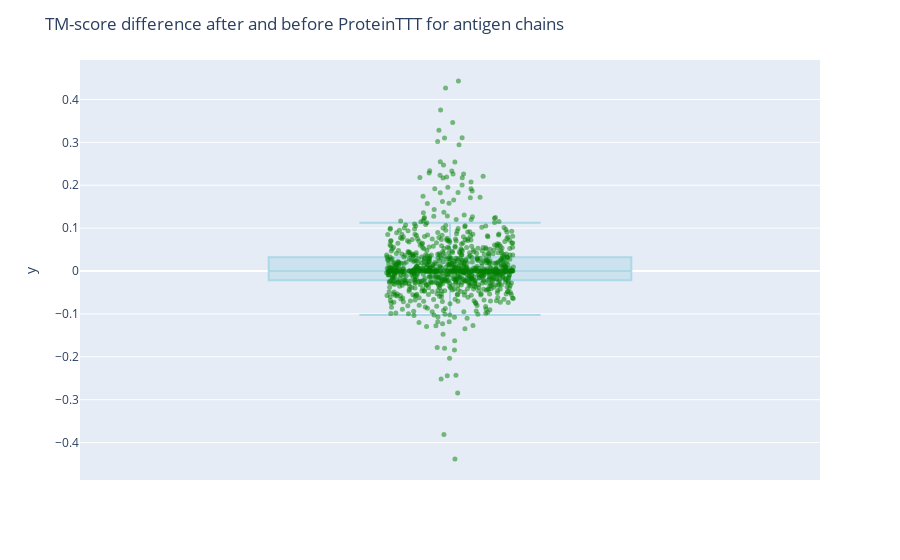

The notebook cell this image was saved under:
### Code cell
import plotly.express as px
subdf = df_cdrs.query("pLDDT_before.notna() and pLDDT_after.notna()")
print(len(subdf))

diff = subdf['tm_score_after'] - subdf['tm_score_before']

fig = px.box(y=diff, points='all')  
fig.update_traces(
    pointpos=0,
    jitter=0.35,                    
    marker_color='green',
    marker_opacity=0.5,
    marker_size=5,
    fillcolor='rgba(173,216,230,0.45)', 
    line_color='rgba(173,216,230,1)'
)
fig.update_layout(
    title_text='TM-score difference after and before ProteinTTT for antigen chains',
)
fig.show()

### Figure 1 — Plotly figure (JSON) as saved in the notebook; plotly's stock layout.template omitted (floating-point values rounded to 4 significant figures; data arrays with more than 128 entries replaced by an {"elided": "..."} marker saying what was removed)
{"data": [{"alignmentgroup": "True", "boxpoints": "all", "fillcolor": "rgba(173,216,230,0.45)", "hovertemplate": "y=%{y}<extra></extra>", "jitter": 0.35, "legendgroup": "", "line": {"color": "rgba(173,216,230,1)"}, "marker": {"color": "green", "opacity": 0.5, "size": 5}, "name": "", "notched": false, "offsetgroup": "", "orientation": "v", "pointpos": 0, "showlegend": false, "type": "box", "x0": " ", "xaxis": "x", "y": {"elided": "932 float values"}, "y0": " ", "yaxis": "y"}], "layout": {"boxmode": "group", "legend": {"tracegroupgap": 0}, "margin": {"t": 60}, "title": {"text": "TM-score difference after and before ProteinTTT for antigen chains"}, "xaxis": {"anchor": "y", "domain": [0, 1]}, "yaxis": {"anchor": "x", "domain": [0, 1], "title": {"text": "y"}}}}
